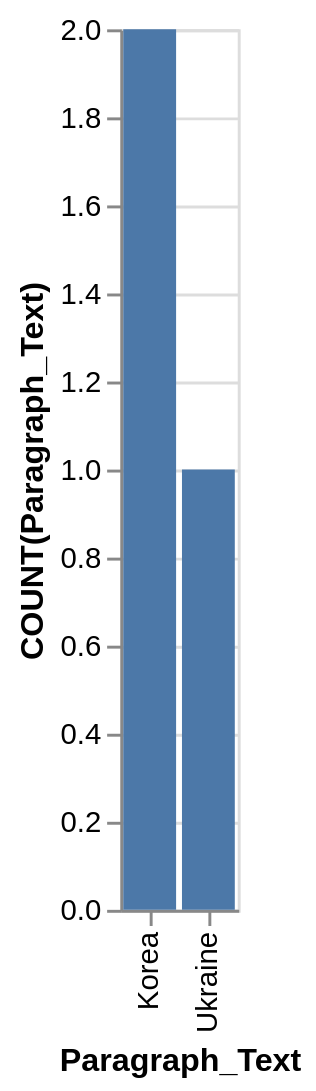

Vega-Lite specification for this chart:
### Vega-Lite specification from a JSON file in a GitHub repository (floating-point values rounded to 4 significant figures)
{"data": {"values": [{"x_data": "Korea", "y_data": 2}, {"x_data": "Ukraine", "y_data": 1}]}, "mark": "bar", "encoding": {"x": {"field": "x_data", "type": "nominal", "title": "Paragraph_Text", "sort": {"op": "sum", "field": "y_data", "order": "descending"}}, "y": {"field": "y_data", "type": "quantitative", "title": "COUNT(Paragraph_Text)"}}}
